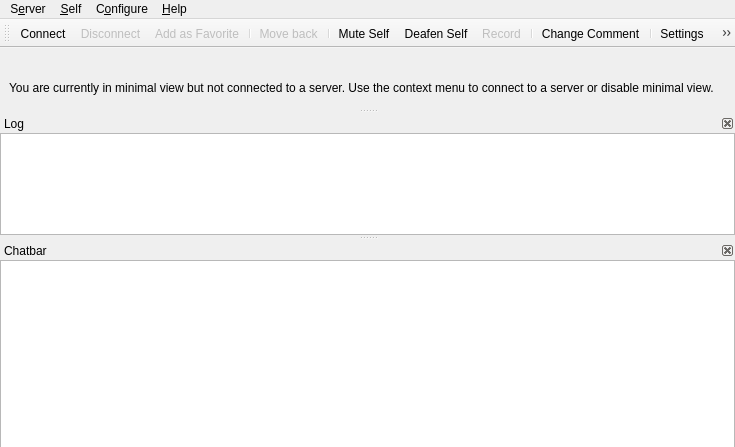
<?xml version="1.0" encoding="UTF-8"?>
<ui version="4.0">
 <class>MainWindow</class>
 <widget class="QMainWindow" name="MainWindow">
  <property name="geometry">
   <rect>
    <x>0</x>
    <y>0</y>
    <width>735</width>
    <height>435</height>
   </rect>
  </property>
  <property name="windowTitle">
   <string>Mumble</string>
  </property>
  <property name="dockOptions">
   <set>QMainWindow::AllowNestedDocks|QMainWindow::AnimatedDocks</set>
  </property>
  <property name="unifiedTitleAndToolBarOnMac">
   <bool>true</bool>
  </property>
  <widget class="UserView" name="qtvUsers">
   <property name="contextMenuPolicy">
    <enum>Qt::CustomContextMenu</enum>
   </property>
   <property name="acceptDrops">
    <bool>true</bool>
   </property>
   <property name="dragEnabled">
    <bool>true</bool>
   </property>
   <property name="rootIsDecorated">
    <bool>false</bool>
   </property>
   <property name="uniformRowHeights">
    <bool>true</bool>
   </property>
   <property name="headerHidden">
    <bool>true</bool>
   </property>
   <attribute name="headerVisible">
    <bool>false</bool>
   </attribute>
  </widget>
  <widget class="QMenuBar" name="menubar">
   <property name="geometry">
    <rect>
     <x>0</x>
     <y>0</y>
     <width>735</width>
     <height>32</height>
    </rect>
   </property>
   <widget class="QMenu" name="qmConfig">
    <property name="title">
     <string>C&amp;onfigure</string>
    </property>
    <addaction name="qaConfigDialog"/>
   </widget>
   <widget class="QMenu" name="qmHelp">
    <property name="title">
     <string>&amp;Help</string>
    </property>
    <addaction name="qaHelpWhatsThis"/>
    <addaction name="separator"/>
    <addaction name="qaHelpAbout"/>
    <addaction name="qaHelpAboutQt"/>
    <addaction name="separator"/>
    <addaction name="qaHelpVersionCheck"/>
   </widget>
   <widget class="QMenu" name="qmServer">
    <property name="title">
     <string>S&amp;erver</string>
    </property>
   </widget>
   <widget class="QMenu" name="qmSelf">
    <property name="title">
     <string>&amp;Self</string>
    </property>
    <addaction name="qaAudioMute"/>
    <addaction name="qaAudioDeaf"/>
    <addaction name="qaSelfPrioritySpeaker"/>
    <addaction name="separator"/>
    <addaction name="qaRecording"/>
    <addaction name="separator"/>
    <addaction name="qaSelfComment"/>
    <addaction name="qaServerTexture"/>
    <addaction name="qaServerTextureRemove"/>
    <addaction name="separator"/>
    <addaction name="qaSelfRegister"/>
    <addaction name="qaAudioStats"/>
   </widget>
   <addaction name="qmServer"/>
   <addaction name="qmSelf"/>
   <addaction name="qmConfig"/>
   <addaction name="qmHelp"/>
  </widget>
  <widget class="QDockWidget" name="qdwLog">
   <property name="minimumSize">
    <size>
     <width>250</width>
     <height>121</height>
    </size>
   </property>
   <property name="features">
    <set>QDockWidget::DockWidgetClosable|QDockWidget::DockWidgetMovable</set>
   </property>
   <property name="windowTitle">
    <string>Log</string>
   </property>
   <attribute name="dockWidgetArea">
    <number>1</number>
   </attribute>
   <widget class="LogTextBrowser" name="qteLog">
    <property name="contextMenuPolicy">
     <enum>Qt::CustomContextMenu</enum>
    </property>
    <property name="whatsThis">
     <string>This shows all recent activity. Connecting to servers, errors and information messages all show up here.&lt;br /&gt;To configure exactly which messages show up here, use the &lt;b&gt;Settings&lt;/b&gt; command from the menu.</string>
    </property>
    <property name="accessibleName">
     <string>Activity log</string>
    </property>
    <property name="openLinks">
     <bool>false</bool>
    </property>
   </widget>
  </widget>
  <widget class="QDockWidget" name="qdwChat">
   <property name="sizePolicy">
    <sizepolicy hsizetype="Preferred" vsizetype="Preferred">
     <horstretch>0</horstretch>
     <verstretch>0</verstretch>
    </sizepolicy>
   </property>
   <property name="toolTip">
    <string/>
   </property>
   <property name="whatsThis">
    <string>This is the chatbar&lt;br /&gt;If you enter text here and then press enter the text is sent to the user or channel that was selected. If nothing is selected the message is sent to your current channel.</string>
   </property>
   <property name="features">
    <set>QDockWidget::DockWidgetClosable|QDockWidget::DockWidgetMovable</set>
   </property>
   <property name="windowTitle">
    <string>Chatbar</string>
   </property>
   <attribute name="dockWidgetArea">
    <number>1</number>
   </attribute>
   <widget class="ChatbarTextEdit" name="qteChat">
    <property name="sizePolicy">
     <sizepolicy hsizetype="Expanding" vsizetype="MinimumExpanding">
      <horstretch>0</horstretch>
      <verstretch>0</verstretch>
     </sizepolicy>
    </property>
    <property name="maximumSize">
     <size>
      <width>16777215</width>
      <height>16777215</height>
     </size>
    </property>
    <property name="accessibleName">
     <string>Enter chat message</string>
    </property>
    <property name="acceptRichText">
     <bool>false</bool>
    </property>
   </widget>
  </widget>
  <widget class="QToolBar" name="qtIconToolbar">
   <property name="windowTitle">
    <string>Icon Toolbar</string>
   </property>
   <attribute name="toolBarArea">
    <enum>TopToolBarArea</enum>
   </attribute>
   <attribute name="toolBarBreak">
    <bool>false</bool>
   </attribute>
   <addaction name="qaServerConnect"/>
   <addaction name="qaServerDisconnect"/>
   <addaction name="qaServerAddToFavorites"/>
   <addaction name="separator"/>
   <addaction name="qaMoveBack"/>
   <addaction name="separator"/>
   <addaction name="qaAudioMute"/>
   <addaction name="qaAudioDeaf"/>
   <addaction name="qaRecording"/>
   <addaction name="separator"/>
   <addaction name="qaSelfComment"/>
   <addaction name="separator"/>
   <addaction name="qaConfigDialog"/>
   <addaction name="separator"/>
   <addaction name="qaFilterToggle"/>
   <addaction name="separator"/>
   <addaction name="qaSearch"/>
  </widget>
  <widget class="QDockWidget" name="qdwMinimalViewNote">
   <property name="sizePolicy">
    <sizepolicy hsizetype="Expanding" vsizetype="Fixed">
     <horstretch>0</horstretch>
     <verstretch>0</verstretch>
    </sizepolicy>
   </property>
   <property name="floating">
    <bool>false</bool>
   </property>
   <property name="features">
    <set>QDockWidget::NoDockWidgetFeatures</set>
   </property>
   <property name="allowedAreas">
    <set>Qt::AllDockWidgetAreas</set>
   </property>
   <attribute name="dockWidgetArea">
    <number>4</number>
   </attribute>
   <widget class="QWidget" name="dockWidgetContents">
    <layout class="QHBoxLayout" name="horizontalLayout">
     <property name="spacing">
      <number>0</number>
     </property>
     <property name="topMargin">
      <number>0</number>
     </property>
     <property name="bottomMargin">
      <number>0</number>
     </property>
     <item>
      <widget class="QLabel" name="label">
       <property name="sizePolicy">
        <sizepolicy hsizetype="Expanding" vsizetype="Fixed">
         <horstretch>0</horstretch>
         <verstretch>0</verstretch>
        </sizepolicy>
       </property>
       <property name="text">
        <string>You are currently in minimal view but not connected to a server. Use the context menu to connect to a server or disable minimal view.</string>
       </property>
       <property name="wordWrap">
        <bool>true</bool>
       </property>
      </widget>
     </item>
    </layout>
   </widget>
  </widget>
  <action name="qaQuit">
   <property name="text">
    <string>&amp;Quit Mumble</string>
   </property>
   <property name="toolTip">
    <string>Closes the program</string>
   </property>
   <property name="whatsThis">
    <string>Exits the application.</string>
   </property>
   <property name="menuRole">
    <enum>QAction::QuitRole</enum>
   </property>
   <property name="shortcut">
    <string>Ctrl+Q</string>
   </property>
  </action>
  <action name="qaServerConnect">
   <property name="icon">
    <iconset>
     <normaloff>skin:categories/applications-internet.svg</normaloff>skin:categories/applications-internet.svg</iconset>
   </property>
   <property name="text">
    <string>&amp;Connect...</string>
   </property>
   <property name="toolTip">
    <string>Open the server connection dialog</string>
   </property>
   <property name="whatsThis">
    <string>Shows a dialog of registered servers, and also allows quick-connect.</string>
   </property>
   <property name="iconVisibleInMenu">
    <bool>true</bool>
   </property>
  </action>
  <action name="qaServerDisconnect">
   <property name="enabled">
    <bool>false</bool>
   </property>
   <property name="text">
    <string>&amp;Disconnect</string>
   </property>
   <property name="icon">
    <iconset>
     <normaloff>skin:disconnect.svg</normaloff>skin:disconnect.svg</iconset>
   </property>
   <property name="toolTip">
    <string>Disconnect from server</string>
   </property>
   <property name="whatsThis">
    <string>Disconnects you from the server.</string>
   </property>
  </action>
  <action name="qaServerAddToFavorites">
   <property name="enabled">
    <bool>false</bool>
   </property>
   <property name="icon">
    <iconset>
     <normaloff>skin:emblems/emblem-favorite.svg</normaloff>skin:emblems/emblem-favorite.svg</iconset>
   </property>
   <property name="text">
    <string>Add as &amp;Favorite</string>
   </property>
   <property name="toolTip">
    <string>Add current server as favorite</string>
   </property>
   <property name="whatsThis">
    <string>This adds the server you are currently connected to as favorite to the known connections.</string>
   </property>
  </action>
  <action name="qaServerBanList">
   <property name="enabled">
    <bool>false</bool>
   </property>
   <property name="text">
    <string>&amp;Ban List</string>
   </property>
   <property name="toolTip">
    <string>Edit ban list on server</string>
   </property>
   <property name="whatsThis">
    <string>This lets you edit the server-side IP ban list.</string>
   </property>
  </action>
  <action name="qaServerInformation">
   <property name="enabled">
    <bool>false</bool>
   </property>
   <property name="icon">
    <iconset>
     <normaloff>skin:Information_icon.svg</normaloff>skin:Information_icon.svg</iconset>
   </property>
   <property name="text">
    <string>&amp;Information</string>
   </property>
   <property name="toolTip">
    <string>Show information about the server connection</string>
   </property>
   <property name="whatsThis">
    <string>This will show extended information about the connection to the server.</string>
   </property>
   <property name="iconVisibleInMenu">
    <bool>true</bool>
   </property>
  </action>
  <action name="qaUserKick">
   <property name="text">
    <string>&amp;Kick...</string>
   </property>
   <property name="toolTip">
    <string>Kick user (with reason)</string>
   </property>
   <property name="whatsThis">
    <string>Kick selected user off server. You'll be asked to specify a reason.</string>
   </property>
  </action>
  <action name="qaUserMute">
   <property name="checkable">
    <bool>true</bool>
   </property>
   <property name="text">
    <string>&amp;Mute</string>
   </property>
   <property name="toolTip">
    <string>Mute user</string>
   </property>
   <property name="whatsThis">
    <string>Mute or unmute user on server. Unmuting a deafened user will also undeafen them.</string>
   </property>
  </action>
  <action name="qaUserBan">
   <property name="text">
    <string>&amp;Ban...</string>
   </property>
   <property name="toolTip">
    <string>Kick and ban user (with reason)</string>
   </property>
   <property name="whatsThis">
    <string>Kick and ban selected user from server. You'll be asked to specify a reason.</string>
   </property>
  </action>
  <action name="qaUserDeaf">
   <property name="checkable">
    <bool>true</bool>
   </property>
   <property name="text">
    <string>&amp;Deafen</string>
   </property>
   <property name="toolTip">
    <string>Deafen user</string>
   </property>
   <property name="whatsThis">
    <string>Deafen or undeafen user on server. Deafening a user will also mute them.</string>
   </property>
  </action>
  <action name="qaUserLocalIgnore">
   <property name="checkable">
    <bool>true</bool>
   </property>
   <property name="text">
    <string>Ig&amp;nore Messages</string>
   </property>
   <property name="toolTip">
    <string>Locally ignore user's text chat messages.</string>
   </property>
   <property name="whatsThis">
    <string>Silently drops all text messages from the user.</string>
   </property>
  </action>
  <action name="qaUserLocalMute">
   <property name="checkable">
    <bool>true</bool>
   </property>
   <property name="text">
    <string>&amp;Local Mute</string>
   </property>
   <property name="toolTip">
    <string>Mute user locally</string>
   </property>
   <property name="whatsThis">
    <string>Mute or unmute user locally. Use this on other users in the same room.</string>
   </property>
  </action>
  <action name="qaUserTextMessage">
   <property name="text">
    <string>&amp;Send Message...</string>
   </property>
   <property name="toolTip">
    <string>Send a Text Message</string>
   </property>
   <property name="whatsThis">
    <string>Sends a text message to another user.</string>
   </property>
  </action>
  <action name="qaUserLocalNickname">
   <property name="text">
    <string>Set Ni&amp;ckname...</string>
   </property>
   <property name="toolTip">
    <string>Set a local nickname</string>
   </property>
   <property name="whatsThis">
    <string>Sets a local nickname for another user.</string>
   </property>
  </action>
  <action name="qaChannelAdd">
   <property name="text">
    <string>&amp;Add...</string>
   </property>
   <property name="toolTip">
    <string>Add new channel</string>
   </property>
   <property name="whatsThis">
    <string>This adds a new sub-channel to the currently selected channel.</string>
   </property>
  </action>
  <action name="qaChannelRemove">
   <property name="text">
    <string>&amp;Remove...</string>
   </property>
   <property name="toolTip">
    <string>Remove channel</string>
   </property>
   <property name="whatsThis">
    <string>This removes a channel and all sub-channels.</string>
   </property>
  </action>
  <action name="qaChannelACL">
   <property name="text">
    <string>&amp;Edit...</string>
   </property>
   <property name="toolTip">
    <string>Edit Groups and ACL for channel</string>
   </property>
   <property name="whatsThis">
    <string>This opens the Group and ACL dialog for the channel, to control permissions.</string>
   </property>
  </action>
  <action name="qaChannelLink">
   <property name="text">
    <string>L&amp;ink</string>
   </property>
   <property name="toolTip">
    <string>Link your channel to another channel</string>
   </property>
   <property name="whatsThis">
    <string>This links your current channel to the selected channel. If users in a channel have permission to speak in the other channel, users can now hear each other. This is a permanent link, and will last until manually unlinked or the server is restarted. Please see the shortcuts for push-to-link.</string>
   </property>
  </action>
  <action name="qaChannelUnlink">
   <property name="text">
    <string comment="Channel">&amp;Unlink</string>
   </property>
   <property name="toolTip">
    <string>Unlink your channel from another channel</string>
   </property>
   <property name="whatsThis">
    <string>This unlinks your current channel from the selected channel.</string>
   </property>
  </action>
  <action name="qaChannelUnlinkAll">
   <property name="text">
    <string>U&amp;nlink All</string>
   </property>
   <property name="toolTip">
    <string>Unlinks your channel from all linked channels.</string>
   </property>
   <property name="whatsThis">
    <string>This unlinks your current channel (not the selected one) from all linked channels.</string>
   </property>
  </action>
  <action name="qaAudioReset">
   <property name="text">
    <string>&amp;Reset</string>
   </property>
   <property name="toolTip">
    <string>Reset audio preprocessor</string>
   </property>
   <property name="whatsThis">
    <string>This will reset the audio preprocessor, including noise cancellation, automatic gain and voice activity detection. If something suddenly worsens the audio environment (like dropping the microphone) and it was temporary, use this to avoid having to wait for the preprocessor to readjust.</string>
   </property>
  </action>
  <action name="qaAudioMute">
   <property name="checkable">
    <bool>true</bool>
   </property>
   <property name="icon">
    <iconset>
     <normaloff>skin:actions/audio-input-microphone.svg</normaloff>
     <normalon>skin:actions/audio-input-microphone-muted.svg</normalon>
     <activeon>skin:actions/audio-input-microphone-muted.svg</activeon>skin:actions/audio-input-microphone.svg</iconset>
   </property>
   <property name="text">
    <string>M&amp;ute Self</string>
   </property>
   <property name="whatsThis">
    <string>Mute or unmute yourself. When muted, you will not send any data to the server. Unmuting while deafened will also undeafen.</string>
   </property>
   <property name="iconVisibleInMenu">
    <bool>false</bool>
   </property>
  </action>
  <action name="qaAudioDeaf">
   <property name="checkable">
    <bool>true</bool>
   </property>
   <property name="icon">
    <iconset>
     <normaloff>skin:self_undeafened.svg</normaloff>
     <normalon>skin:deafened_self.svg</normalon>
     <activeon>skin:deafened_self.svg</activeon>skin:self_undeafened.svg</iconset>
   </property>
   <property name="text">
    <string>D&amp;eafen Self</string>
   </property>
   <property name="whatsThis">
    <string>Deafen or undeafen yourself. When deafened, you will not hear anything. Deafening yourself will also mute.</string>
   </property>
   <property name="iconVisibleInMenu">
    <bool>false</bool>
   </property>
  </action>
  <action name="qaAudioTTS">
   <property name="checkable">
    <bool>true</bool>
   </property>
   <property name="text">
    <string>&amp;Text-To-Speech</string>
   </property>
   <property name="toolTip">
    <string>Toggle Text-To-Speech</string>
   </property>
   <property name="whatsThis">
    <string>Enable or disable the text-to-speech engine. Only messages enabled for TTS in the Configuration dialog will actually be spoken.</string>
   </property>
  </action>
  <action name="qaAudioStats">
   <property name="text">
    <string>Audio &amp;Statistics</string>
   </property>
   <property name="toolTip">
    <string>Display audio statistics</string>
   </property>
   <property name="whatsThis">
    <string>Pops up a small dialog with information about your current audio input.</string>
   </property>
  </action>
  <action name="qaAudioUnlink">
   <property name="text">
    <string>&amp;Unlink Plugins</string>
   </property>
   <property name="toolTip">
    <string>Forcibly unlink plugin</string>
   </property>
   <property name="whatsThis">
    <string>This forces the current plugin to unlink, which is handy if it is reading completely wrong data.</string>
   </property>
  </action>
  <action name="qaConfigDialog">
   <property name="icon">
    <iconset>
     <normaloff>skin:config_basic.png</normaloff>skin:config_basic.png</iconset>
   </property>
   <property name="text">
    <string>&amp;Settings</string>
   </property>
   <property name="toolTip">
    <string>Configure Mumble</string>
   </property>
   <property name="whatsThis">
    <string>Allows you to change most settings for Mumble.</string>
   </property>
   <property name="menuRole">
    <enum>QAction::PreferencesRole</enum>
   </property>
   <property name="iconVisibleInMenu">
    <bool>true</bool>
   </property>
  </action>
  <action name="qaFilterToggle">
   <property name="checkable">
    <bool>true</bool>
   </property>
   <property name="icon">
    <iconset>
     <normaloff>skin:filter_off.svg</normaloff>
     <normalon>skin:filter_on.svg</normalon>
     <activeon>skin:filter_on.svg</activeon>skin:filter_off.svg</iconset>
   </property>
   <property name="text">
    <string>Channel &amp;Filter</string>
   </property>
   <property name="toolTip">
    <string>Toggle the channel filter (Alt+F)</string>
   </property>
   <property name="whatsThis">
    <string>Enable or disable the filtering of select channels.
By default all empty channels will be filtered.
You can mark additional channels for filtering from
the channel's context menu.</string>
   </property>
   <property name="shortcut">
    <string>Alt+F</string>
   </property>
   <property name="iconVisibleInMenu">
    <bool>false</bool>
   </property>
  </action>
  <action name="qaAudioWizard">
   <property name="text">
    <string>&amp;Audio Wizard...</string>
   </property>
   <property name="toolTip">
    <string>Start the audio configuration wizard</string>
   </property>
   <property name="whatsThis">
    <string>This will guide you through the process of configuring your audio hardware.</string>
   </property>
  </action>
  <action name="qaDeveloperConsole">
   <property name="text">
    <string>Developer &amp;Console</string>
   </property>
   <property name="toolTip">
    <string>Show the Developer Console</string>
   </property>
   <property name="whatsThis">
    <string>Shows the Mumble Developer Console, where Mumble's log output can be inspected.</string>
   </property>
  </action>
  <action name="qaPositionalAudioViewer">
   <property name="text">
    <string>Positional &amp;Audio Viewer</string>
   </property>
   <property name="toolTip">
    <string>Show the Positional Audio Viewer</string>
   </property>
   <property name="whatsThis">
    <string>Shows the Positional Audio Viewer. In it the current information used for positional audio can be inspected. Context and identity are also shown.</string>
   </property>
  </action>
  <action name="qaHelpWhatsThis">
   <property name="text">
    <string>&amp;What's This?</string>
   </property>
   <property name="toolTip">
    <string>Enter What's This? mode</string>
   </property>
   <property name="whatsThis">
    <string>Click this to enter &quot;What's This?&quot; mode. Your cursor will turn into a question mark. Click on any button, menu choice or area to show a description of what it is.</string>
   </property>
  </action>
  <action name="qaHelpAbout">
   <property name="text">
    <string>&amp;About</string>
   </property>
   <property name="toolTip">
    <string>Information about Mumble</string>
   </property>
   <property name="whatsThis">
    <string>Shows a small dialog with information and license for Mumble.</string>
   </property>
   <property name="menuRole">
    <enum>QAction::AboutRole</enum>
   </property>
  </action>
  <action name="qaHelpAboutSpeex">
   <property name="text">
    <string>About &amp;Speex...</string>
   </property>
   <property name="toolTip">
    <string>Information about Speex</string>
   </property>
   <property name="whatsThis">
    <string>Shows a small dialog with information about Speex.</string>
   </property>
   <property name="menuRole">
    <enum>QAction::ApplicationSpecificRole</enum>
   </property>
  </action>
  <action name="qaHelpAboutQt">
   <property name="text">
    <string>About &amp;Qt</string>
   </property>
   <property name="toolTip">
    <string>Information about Qt</string>
   </property>
   <property name="whatsThis">
    <string>Shows a small dialog with information about Qt.</string>
   </property>
   <property name="menuRole">
    <enum>QAction::AboutQtRole</enum>
   </property>
  </action>
  <action name="qaHelpVersionCheck">
   <property name="text">
    <string>Check for &amp;Updates</string>
   </property>
   <property name="toolTip">
    <string>Check for new version of Mumble</string>
   </property>
   <property name="whatsThis">
    <string>Connects to the Mumble webpage to check if a new version is available, and notifies you with an appropriate download URL if this is the case.</string>
   </property>
  </action>
  <action name="qaChannelSendMessage">
   <property name="text">
    <string>&amp;Send Message...</string>
   </property>
   <property name="toolTip">
    <string>Send a Text Message</string>
   </property>
   <property name="whatsThis">
    <string>Sends a text message to all users in a channel.</string>
   </property>
  </action>
  <action name="qaChannelCopyURL">
   <property name="text">
    <string>&amp;Copy URL</string>
   </property>
   <property name="toolTip">
    <string>Copies a link to this channel to the clipboard.</string>
   </property>
   <property name="whatsThis">
    <string>Copies a link to this channel to the clipboard.</string>
   </property>
  </action>
  <action name="qaConfigMinimal">
   <property name="checkable">
    <bool>true</bool>
   </property>
   <property name="text">
    <string>&amp;Minimal View</string>
   </property>
   <property name="toolTip">
    <string>Toggle minimal window modes</string>
   </property>
   <property name="whatsThis">
    <string>This will toggle minimal mode, where the log window and menu is hidden.</string>
   </property>
  </action>
  <action name="qaConfigHideOthersVideo">
   <property name="checkable">
    <bool>true</bool>
   </property>
   <property name="text">
    <string>Hide &amp;Others' Video</string>
   </property>
   <property name="toolTip">
    <string>Never show other people's cameras or screen shares</string>
   </property>
   <property name="whatsThis">
    <string>Hides every other person's camera and screen share, including the &quot;click to watch&quot; placeholders, and keeps the video panel shut unless you are sharing something yourself. Your own camera and screen share still appear to you. Remembered between sessions.</string>
   </property>
  </action>
  <action name="qaConfigHideFrame">
   <property name="checkable">
    <bool>true</bool>
   </property>
   <property name="text">
    <string>Hide Frame</string>
   </property>
   <property name="toolTip">
    <string>Toggle showing frame on minimal window</string>
   </property>
   <property name="whatsThis">
    <string>This will toggle whether the minimal window should have a frame for moving and resizing.</string>
   </property>
  </action>
  <action name="qaConfigCert">
   <property name="text">
    <string>&amp;Certificate Wizard...</string>
   </property>
   <property name="toolTip">
    <string>Configure certificates for strong authentication</string>
   </property>
   <property name="whatsThis">
    <string>This starts the wizard for creating, importing and exporting certificates for authentication against servers.</string>
   </property>
  </action>
  <action name="qaUserRegister">
   <property name="text">
    <string>Re&amp;gister...</string>
   </property>
   <property name="toolTip">
    <string>Register user on server</string>
   </property>
   <property name="whatsThis">
    <string>This will permanently register the user on the server.</string>
   </property>
  </action>
  <action name="qaUserFriendAdd">
   <property name="icon">
    <iconset>
     <normaloff>skin:emblems/emblem-favorite.svg</normaloff>skin:emblems/emblem-favorite.svg</iconset>
   </property>
   <property name="text">
    <string>Add &amp;Friend</string>
   </property>
   <property name="toolTip">
    <string>Adds a user as your friend.</string>
   </property>
   <property name="whatsThis">
    <string>This will add the user as a friend, so you can recognize him on this and other servers.</string>
   </property>
   <property name="iconVisibleInMenu">
    <bool>true</bool>
   </property>
  </action>
  <action name="qaUserFriendRemove">
   <property name="text">
    <string>&amp;Remove Friend</string>
   </property>
   <property name="toolTip">
    <string>Removes a user from your friends.</string>
   </property>
   <property name="whatsThis">
    <string>This will remove a user from your friends list.</string>
   </property>
  </action>
  <action name="qaUserFriendUpdate">
   <property name="text">
    <string>&amp;Update Friend</string>
   </property>
   <property name="toolTip">
    <string>Update name of your friend.</string>
   </property>
   <property name="whatsThis">
    <string>Your friend uses a different name than what is in your database. This will update the name.</string>
   </property>
  </action>
  <action name="qaServerUserList">
   <property name="text">
    <string>Registered &amp;Users</string>
   </property>
   <property name="toolTip">
    <string>Edit registered users list</string>
   </property>
   <property name="whatsThis">
    <string>This opens the editor for registered users, which allow you to change their name or unregister them.</string>
   </property>
  </action>
  <action name="qaServerTexture">
   <property name="text">
    <string>Change &amp;Avatar...</string>
   </property>
   <property name="toolTip">
    <string>Change your avatar image on this server</string>
   </property>
  </action>
  <action name="qaServerTokens">
   <property name="text">
    <string>&amp;Access Tokens</string>
   </property>
   <property name="toolTip">
    <string>Add or remove text-based access tokens</string>
   </property>
  </action>
  <action name="qaServerTextureRemove">
   <property name="text">
    <string>Remo&amp;ve Avatar</string>
   </property>
   <property name="toolTip">
    <string>Remove currently defined avatar image.</string>
   </property>
  </action>
  <action name="qaUserCommentReset">
   <property name="text">
    <string>Reset Commen&amp;t...</string>
   </property>
   <property name="toolTip">
    <string>Reset the comment of the selected user.</string>
   </property>
  </action>
  <action name="qaUserTextureReset">
   <property name="text">
    <string>Remo&amp;ve Avatar...</string>
   </property>
   <property name="toolTip">
    <string>Remove the avatar of the selected user.</string>
   </property>
  </action>
  <action name="qaChannelJoin">
   <property name="text">
    <string>&amp;Join</string>
   </property>
  </action>
  <action name="qaChannelHide">
   <property name="checkable">
    <bool>true</bool>
   </property>
   <property name="text">
    <string>&amp;Hide When Filtering</string>
   </property>
  </action>
  <action name="qaChannelPin">
   <property name="checkable">
    <bool>true</bool>
   </property>
   <property name="text">
    <string>&amp;Pin When Filtering</string>
   </property>
  </action>
  <action name="qaUserCommentView">
   <property name="text">
    <string>Vie&amp;w Comment</string>
   </property>
   <property name="toolTip">
    <string>View comment in editor</string>
   </property>
  </action>
  <action name="qaUserInformation">
   <property name="icon">
    <iconset>
     <normaloff>skin:Information_icon.svg</normaloff>skin:Information_icon.svg</iconset>
   </property>
   <property name="text">
    <string>&amp;Information</string>
   </property>
   <property name="toolTip">
    <string>Query server for connection information for user</string>
   </property>
   <property name="iconVisibleInMenu">
    <bool>true</bool>
   </property>
  </action>
  <action name="qaSelfComment">
   <property name="icon">
    <iconset>
     <normaloff>skin:self_comment.svg</normaloff>skin:self_comment.svg</iconset>
   </property>
   <property name="text">
    <string>&amp;Change Comment...</string>
   </property>
   <property name="toolTip">
    <string>Change your own comment</string>
   </property>
   <property name="iconVisibleInMenu">
    <bool>true</bool>
   </property>
   <property name="whatsThis">
    <string>This will open the rich text editor to change your comment. Comments are separate for each server. Other users can read your comment by hovering over the comment icon in the user and channel tree.</string>
   </property>
  </action>
  <action name="qaSelfRegister">
   <property name="text">
    <string>Re&amp;gister...</string>
   </property>
   <property name="toolTip">
    <string>Register yourself on the server</string>
   </property>
  </action>
  <action name="qaUserPrioritySpeaker">
   <property name="checkable">
    <bool>true</bool>
   </property>
   <property name="text">
    <string>&amp;Priority Speaker</string>
   </property>
  </action>
  <action name="qaSelfPrioritySpeaker">
   <property name="checkable">
    <bool>true</bool>
   </property>
   <property name="text">
    <string>&amp;Priority Speaker</string>
   </property>
  </action>
  <action name="qaRecording">
   <property name="enabled">
    <bool>false</bool>
   </property>
   <property name="icon">
    <iconset>
     <normaloff>skin:actions/media-record.svg</normaloff>skin:actions/media-record.svg</iconset>
   </property>
   <property name="text">
    <string>&amp;Record...</string>
   </property>
   <property name="whatsThis">
    <string>This will open the audio recording dialog.</string>
   </property>
   <property name="iconVisibleInMenu">
    <bool>true</bool>
   </property>
  </action>
  <action name="qaChannelListen">
   <property name="checkable">
    <bool>true</bool>
   </property>
   <property name="text">
    <string>&amp;Listen To Channel</string>
   </property>
   <property name="toolTip">
    <string>Listen to this channel without joining it</string>
   </property>
  </action>
  <action name="qaTalkingUIToggle">
   <property name="checkable">
    <bool>true</bool>
   </property>
   <property name="text">
    <string>Talking &amp;UI</string>
   </property>
   <property name="toolTip">
    <string>Toggles the visibility of the TalkingUI.</string>
   </property>
  </action>
  <action name="qaUserJoin">
   <property name="text">
    <string>&amp;Join User's Channel</string>
   </property>
   <property name="toolTip">
    <string>Joins the channel of this user.</string>
   </property>
  </action>
  <action name="qaUserMove">
   <property name="text">
    <string>M&amp;ove To Own Channel</string>
   </property>
   <property name="toolTip">
    <string>Moves this user to your current channel.</string>
   </property>
  </action>
  <action name="qaUserLocalIgnoreTTS">
   <property name="checkable">
    <bool>true</bool>
   </property>
   <property name="text">
    <string>Disable Te&amp;xt-To-Speech</string>
   </property>
   <property name="toolTip">
    <string>Locally disable Text-To-Speech for this user's text chat messages.</string>
   </property>
   <property name="whatsThis">
    <string>Silently disables Text-To-Speech for all text messages from the user.</string>
   </property>
  </action>
  <action name="qaSearch">
   <property name="icon">
    <iconset>
     <normaloff>skin:magnifier.svg</normaloff>skin:magnifier.svg</iconset>
   </property>
   <property name="text">
    <string>&amp;Search...</string>
   </property>
   <property name="toolTip">
    <string>Search for a user or channel (Ctrl+F)</string>
   </property>
   <property name="whatsThis">
    <string>This will open the search dialog. It's used to find channels and users in the current server.</string>
   </property>
   <property name="shortcut">
    <string>Ctrl+F</string>
   </property>
  </action>
  <action name="qaMoveBack">
   <property name="enabled">
    <bool>false</bool>
   </property>
   <property name="icon">
    <iconset>
     <normaloff>skin:arrow_left.svg</normaloff>skin:arrow_left.svg</iconset>
   </property>
   <property name="text">
    <string>M&amp;ove back</string>
   </property>
   <property name="toolTip">
    <string>Moves you back to the previous channel</string>
   </property>
  </action>
 </widget>
 <customwidgets>
  <customwidget>
   <class>UserView</class>
   <extends>QTreeView</extends>
   <header>UserView.h</header>
  </customwidget>
  <customwidget>
   <class>ChatbarTextEdit</class>
   <extends>QTextEdit</extends>
   <header>CustomElements.h</header>
  </customwidget>
  <customwidget>
   <class>LogTextBrowser</class>
   <extends>QTextBrowser</extends>
   <header>CustomElements.h</header>
  </customwidget>
 </customwidgets>
 <resources/>
 <connections/>
</ui>
